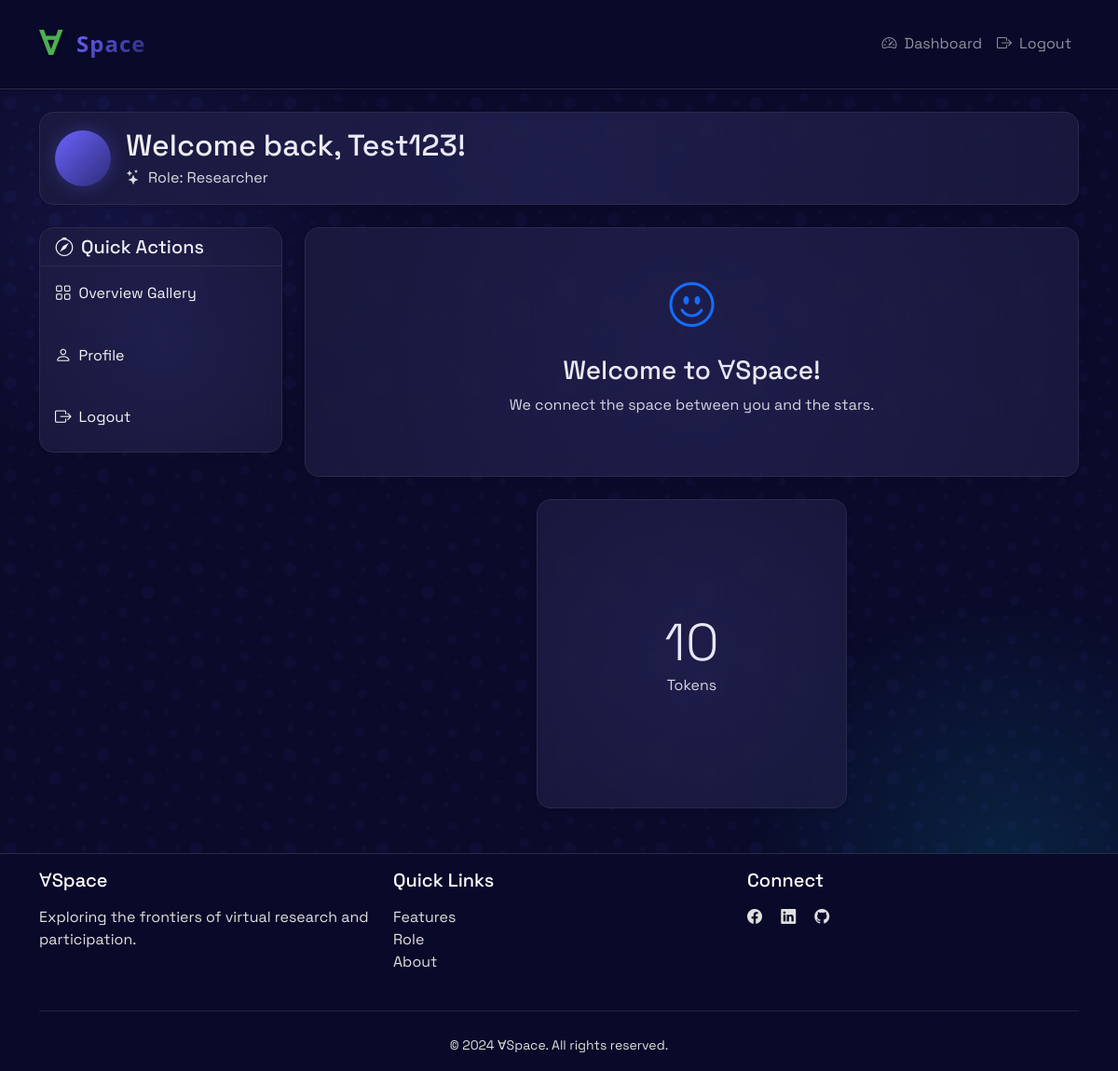
/dashboard/ (signed in), run on the app's committed database.
### users/models.py (models this page shows, shortened)
class CustomUser(AbstractUser):
    ROLE_CHOICES = [
        ('researcher', 'Researcher'),
        ('participant', 'Participant'),
    ]
    role = models.CharField(max_length=20, choices=ROLE_CHOICES, default='participant')
    email = models.EmailField(unique=True)
    token = models.CharField(max_length=20, unique=True, blank=True, null=True)
    tokens_amount = models.IntegerField(default=0, help_text="Amount of special currency tokens")

### users/views.py (the view)
# urls.py: path('dashboard/', views.dashboard, name='dashboard'),
@login_required
def dashboard(request):
    return render(request, 'users/dashboard.html')

### templates/users/dashboard.html (shortened to what this page needs)
{% extends "base.html" %}
{% block content %}
<div class="container mt-4">
    <div class="row mb-4">
        <div class="col-12">
            <div class="card shadow-sm space-element">
                <div class="card-body">
                    <div class="d-flex align-items-center">
                        <div class="avatar-circle bg-gradient-primary text-white me-3">
                        </div>
                        <div>
                            <h2 class="mb-1">Welcome back, {{ user.username }}!</h2>
                            <p class="text-muted mb-0">
                                <i class="bi bi-stars me-2"></i>Role: {{ user.role|title }}
                            </p>
                        </div>
                    </div>
                </div>
            </div>
        </div>
    </div>
    <div class="row">
        <div class="col-md-3">
            <div class="card shadow-sm mb-4 space-element">
                <div class="card-header bg-transparent">
                    <h5 class="card-title mb-0">
                        <i class="bi bi-compass me-2"></i>Quick Actions
                    </h5>
                </div>
                <div class="card-body p-0">
                    <div class="list-group list-group-flush">
                        <a href="{% url 'gallery' %}" class="list-group-item list-group-item-action d-flex align-items-center">
                            <i class="bi bi-grid me-2"></i> Overview Gallery
                        </a>
                        <a href="{% url 'profile' %}" class="list-group-item list-group-item-action d-flex align-items-center">
                            <i class="bi bi-person me-2"></i> Profile
                        </a>
                        <a href="{% url 'logout' %}" class="list-group-item list-group-item-action d-flex align-items-center">
                            <i class="bi bi-box-arrow-right me-2"></i> Logout
                        </a>
                    </div>
                </div>
            </div>
        </div>
        <div class="col-md-9">
            <div class="card shadow-sm mb-4 space-element">
                <div class="card-body text-center py-5">
                    <i class="bi bi-emoji-smile text-primary" style="font-size: 3rem;"></i>
                    <h3 class="mt-3">Welcome to ∀Space!</h3>
                    <p class="text-muted">We connect the space between you and the stars.</p>
                </div>
            </div>
            <div class="row justify-content-center">
                <div class="col-md-5">
                    <div class="card shadow-sm space-element tokens-card mb-5">
                        <div class="card-body d-flex flex-column justify-content-center align-items-center">
                            <h2 class="display-4 mb-0">{{ user.tokens_amount }}</h2>
                            <p class="text-muted mb-0">Tokens</p>
                        </div>
                    </div>
                </div>
            </div>
        </div>
    </div>
</div>
{% endblock %}

### static/css/style.css (style rules this page uses)
:root { --primary-color: #6C63FF; --secondary-color: #2A2A72; --accent-color: #00F5FF; --dark-bg: #0A0A2A; --darker-bg: #050510; --light-bg: #1A1A3A; --text-color: #FFFFFF; --text-muted: #E0E0E0; --text-light: #F5F5F5; --border-color: #2A2A4A; --card-bg: rgba(26, 26, 58, 0.8); --gradient-primary: linear-gradient(135deg, var(--primary-color), var(--secondary-color)); --gradient-accent: linear-gradient(135deg, var(--accent-color), var(--primary-color)); }
body { font-family: 'Space Grotesk', sans-serif; background-color: var(--dark-bg); color: var(--text-color); min-height: 100vh; display: flex; flex-direction: column; background-image: radial-gradient(circle at 10% 20%, rgba(108, 99, 255, 0.1) 0%, transparent 20%), radial-gradient(circle at 90% 80%, rgba(0, 245, 255, 0.1) 0%, transparent 20%); background-attachment: fixed; }
.card { border-radius: 1rem; width: 100%; transition: all 0.3s ease; border: none; box-shadow: 0 4px 6px rgba(0, 0, 0, 0.1); }
.card-header { border-top-left-radius: 1rem; border-top-right-radius: 1rem; background: linear-gradient(45deg, var(--primary-color), var(--primary-hover)); }
.space-theme::before { content: ''; position: fixed; top: 0; left: 0; width: 100%; height: 100%; pointer-events: none; z-index: -1; }
.card { background: var(--card-bg); backdrop-filter: blur(10px); border: 1px solid var(--border-color); border-radius: 15px; transition: transform 0.3s ease, box-shadow 0.3s ease; color: var(--text-light); }
.card-header { background: rgba(26, 26, 58, 0.5); border-bottom: 1px solid var(--border-color); color: var(--text-light); }
.card-title { color: var(--text-light); }
.space-element { position: relative; overflow: hidden; }
.space-element::before { content: ''; position: absolute; top: -50%; left: -50%; width: 200%; height: 200%; background: radial-gradient(circle at center, rgba(108, 99, 255, 0.1) 0%, transparent 70%); animation: rotate 20s linear infinite; }
.bi { transition: transform 0.3s ease; }
a { color: var(--accent-color); text-decoration: none; transition: color 0.3s ease; }
.list-group-item { background: transparent; color: var(--text-light); border: none; }
.text-muted { color: var(--text-muted) !important; }
::placeholder { color: rgba(255, 255, 255, 0.6); }

### templates/base.html (style rules this page uses)
body { min-height: 100vh; display: flex; flex-direction: column; }
.card { transition: transform 0.2s; box-shadow: 0 2px 4px rgba(0,0,0,.05); }
.list-group-item { border: none; padding: 1rem; margin-bottom: 0.5rem; border-radius: 0.5rem !important; background-color: #f8f9fa; }

### templates/users/dashboard.html (style rules this page uses)
.avatar-circle { width: 60px; height: 60px; border-radius: 50%; display: flex; align-items: center; justify-content: center; font-size: 2rem; background: var(--gradient-primary); box-shadow: 0 0 20px rgba(108, 99, 255, 0.3); }
.bg-gradient-primary { background: var(--gradient-primary); }
.list-group-item { border: none; padding: 1rem; transition: all 0.3s ease; background: transparent; }
.list-group-item i { font-size: 1.1rem; }
.card-header { border-bottom: 1px solid var(--border-color); }
.space-element { position: relative; overflow: hidden; }
.space-element::before { content: ''; position: absolute; top: -50%; left: -50%; width: 200%; height: 200%; background: radial-gradient(circle at center, rgba(108, 99, 255, 0.1) 0%, transparent 70%); animation: rotate 20s linear infinite; pointer-events: none; }
.bi { transition: transform 0.3s ease; }
.tokens-card { aspect-ratio: 1; max-width: 400px; margin: 0 auto; }
.tokens-card .card-body { height: 100%; }

### data on the page
CustomUser: username "Test123", role "Researcher", tokens_amount "10"
